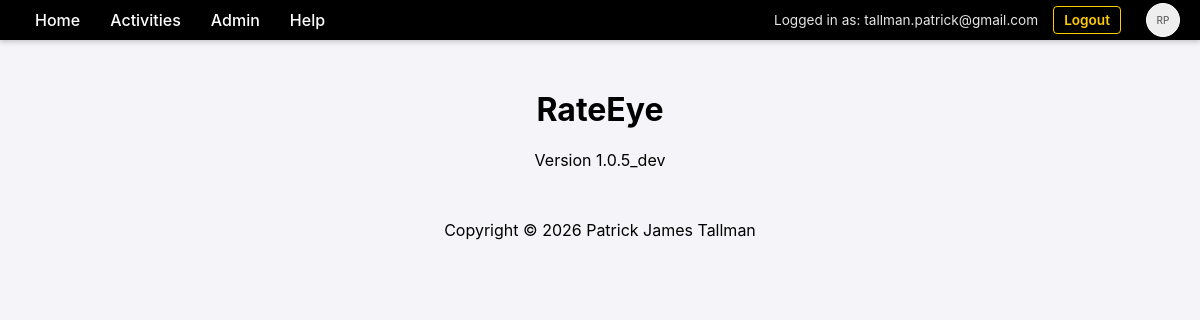
The page /about (signed in) on the database its author committed.
### database.py (models this page shows)
class Role(Base):
    __tablename__ = "roles"
    id = Column(Integer, primary_key=True, index=True)
    name = Column(String, unique=True, index=True)
    description = Column(String)
    users = relationship("User", secondary=user_roles, back_populates="roles")
    permissions = relationship("Permission", back_populates="role", cascade="all, delete-orphan")

class User(Base):
    __tablename__ = "users"
    id = Column(Integer, primary_key=True, index=True)
    username = Column(String, unique=True, index=True)
    email = Column(String, unique=True, index=True)
    hashed_password = Column(String, nullable=True)
    is_authorized = Column(Boolean, default=True)
    force_password_change = Column(Boolean, default=False)
    provider = Column(String, default="local")
    profile_json = Column(Text, nullable=True)
    photo_url = Column(String, nullable=True)
    settings = relationship("UserSetting", back_populates="user", cascade="all, delete-orphan")
    roles = relationship("Role", secondary=user_roles, back_populates="users")
    permissions = relationship("Permission", back_populates="user", cascade="all, delete-orphan")

class SystemSetting(Base):
    __tablename__ = "system_settings"
    name = Column(String, primary_key=True, index=True)
    value = Column(String)

### main.py (the view)
@app.get("/about", response_class=HTMLResponse, tags=[PageType.INFO])
async def about_page(
    request: Request,
    accept_language: str = Header(None),
    db: Session = Depends(get_db),
    user: Optional[User] = Depends(get_current_user)
):
    t = get_text(accept_language)
    version = get_system_setting(db, "version", "Unknown")
    return templates.TemplateResponse(request, "about.html", {"t": t, "version": version, "user": user})

### templates/about.html (shortened to what this page needs)
{% extends "base.html" %}
{% block content %}
<div style="text-align: center; margin-top: 50px;">
    <h1>RateEye</h1>
    <p>{{ t.label_version }} {{ version }}</p>
    <div style="margin-top: 50px;">
        <p>{{ t.label_copyright }} &copy; 2026 Patrick James Tallman</p>
    </div>
</div>
{% endblock %}

### templates/base.html (shortened to what this page needs)
<!DOCTYPE html>
<html>
<head>
    <link rel="stylesheet" href="/static/css/style.css">
</head>
<body>
    <div class="menu-bar">
        <div class="menu-item" data-href="/">{{ t.item_home or 'Home' }}</div>
        <div class="menu-item">{{ t.menu_activities or 'Activities' }}
        </div>
        {% if user and 'Admin' in user.roles | map(attribute='name') %}
        <div class="menu-item">{{ t.menu_admin or 'Admin' }}
        </div>
        {% endif %}
        <div class="menu-item">{{ t.menu_help }}
        </div>
        <div class="user-info">
            {% if user %}
                <span>{{ t.msg_logged_in_as }} {{ user.email }}</span>
                <a href="/logout" style="margin-right: 15px;">{{ t.nav_logout }}</a>
                <div class="menu-item" style="padding: 0;">
                    {% if user.photo_url %}
                        <img src="{{ user.photo_url }}" class="user-photo" alt="User Photo">
                    {% else %}
                        <div class="user-photo" style="display: flex; align-items: center; justify-content: center; font-size: 10px; color: #666;">
                            RP
                        </div>
                    {% endif %}
                </div>
            {% else %}
                <a href="/login">{{ t.nav_login }}</a>
                <a href="/register">{{ t.nav_register }}</a>
            {% endif %}
        </div>
    </div>
    <div class="content">
        {% block content %}{% endblock %}
    </div>
</body>
</html>

### static/css/style.css (style rules this page uses)
body { font-family: -apple-system, BlinkMacSystemFont, "Segoe UI", Roboto, Helvetica, Arial, sans-serif; margin: 0; padding: 0; background-color: #f4f4f9; }
.menu-bar { background-color: #000000; color: #ffffff; display: flex; padding: 0 20px; align-items: stretch; box-shadow: 0 2px 5px rgba(0,0,0,0.2); height: 40px; }
.menu-item { position: relative; padding: 0 15px; cursor: pointer; font-weight: 500; display: flex; align-items: center; }
.content { padding: 0; width: 100%; margin: 0; }
.user-info { margin-left: auto; display: flex; align-items: center; color: white; font-size: 0.85em; }
.user-info span { margin-right: 15px; opacity: 0.9; }
.user-info a { color: #ffcc00; font-weight: 600; text-decoration: none; padding: 5px 10px; border: 1px solid #ffcc00; border-radius: 4px; }
.user-photo { width: 32px; height: 32px; border-radius: 50%; background: #eee; margin-left: 10px; object-fit: cover; border: 1px solid #fff; }

### rows shown on the page
Role: name "Admin"
User: email "tallman.patrick@gmail.com"
SystemSetting: label_version "Version", value "1.0.5_dev"

### other values the page prints
{{ t.item_home or 'Home' }} "Home"
{{ t.menu_activities or 'Activities' }} "Activities"
{{ t.menu_help }} "Help"
{{ t.msg_logged_in_as }} "Logged in as:"
{{ t.nav_logout }} "Logout"
{{ t.label_copyright }} "Copyright"
